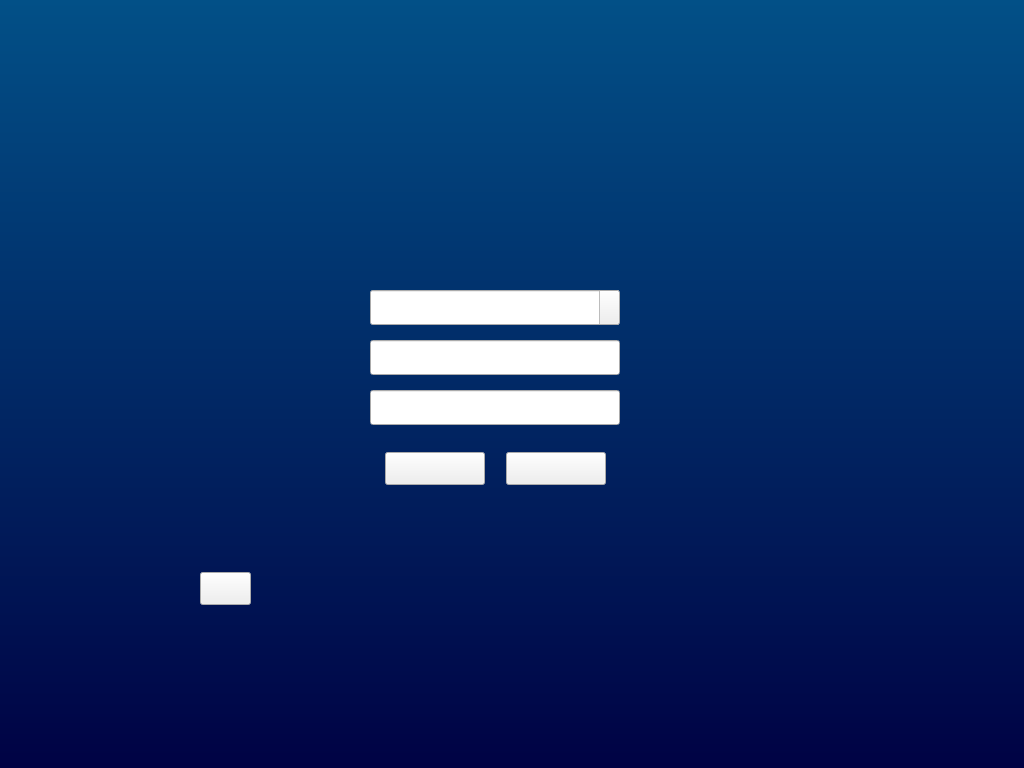
<?xml version="1.0" encoding="UTF-8"?>
<ui version="4.0">
 <class>MainWindow</class>
 <widget class="QMainWindow" name="MainWindow">
  <property name="geometry">
   <rect>
    <x>0</x>
    <y>0</y>
    <width>1024</width>
    <height>768</height>
   </rect>
  </property>
  <property name="cursor">
   <cursorShape>ArrowCursor</cursorShape>
  </property>
  <property name="mouseTracking">
   <bool>false</bool>
  </property>
  <property name="focusPolicy">
   <enum>Qt::StrongFocus</enum>
  </property>
  <property name="contextMenuPolicy">
   <enum>Qt::NoContextMenu</enum>
  </property>
  <property name="windowTitle">
   <string>RDP connection</string>
  </property>
  <property name="styleSheet">
   <string notr="true"/>
  </property>
  <property name="animated">
   <bool>true</bool>
  </property>
  <widget class="QWidget" name="centralWidget">
   <property name="styleSheet">
    <string notr="true">#centralWidget{background-color: qlineargradient(spread:pad, x1:1, y1:1, x2:1, y2:0, stop:0 rgba(0,2, 68, 255), stop:1 rgba(2, 80, 135, 255));}</string>
   </property>
   <widget class="QLabel" name="label_8">
    <property name="geometry">
     <rect>
      <x>650</x>
      <y>460</y>
      <width>141</width>
      <height>17</height>
     </rect>
    </property>
    <property name="font">
     <font>
      <family>Bitstream Charter</family>
      <pointsize>10</pointsize>
      <weight>50</weight>
      <italic>false</italic>
      <bold>false</bold>
     </font>
    </property>
    <property name="styleSheet">
     <string notr="true">color: rgb(222, 222, 222);</string>
    </property>
    <property name="text">
     <string/>
    </property>
   </widget>
   <widget class="QPushButton" name="commandLinkButton">
    <property name="geometry">
     <rect>
      <x>385</x>
      <y>452</y>
      <width>100</width>
      <height>33</height>
     </rect>
    </property>
    <property name="contextMenuPolicy">
     <enum>Qt::NoContextMenu</enum>
    </property>
    <property name="styleSheet">
     <string notr="true">border-image: url(:/images/images/bgButton.png);
color: rgb(222, 222, 222);</string>
    </property>
    <property name="text">
     <string/>
    </property>
   </widget>
   <widget class="QComboBox" name="targetcomboBox">
    <property name="geometry">
     <rect>
      <x>370</x>
      <y>290</y>
      <width>250</width>
      <height>35</height>
     </rect>
    </property>
    <property name="font">
     <font>
      <family>Agency FB</family>
      <pointsize>16</pointsize>
     </font>
    </property>
    <property name="contextMenuPolicy">
     <enum>Qt::NoContextMenu</enum>
    </property>
    <property name="styleSheet">
     <string notr="true">QComboBox{
	selection-background-color: rgb(179, 45, 60);
	border-image: url(:/images/images/bgLineEdit.png);
	border-right-color: rgb(0, 85, 0);
	border-bottom-color: rgb(0, 0, 255);
	border-left-color: rgb(255, 0, 255);
	border-top-color: rgb(0, 255, 0);
}
QComboBox::down-arrow{
	border-image: url(:/images/images/combox_downarrow_ymcolor.png);
}
QComboBox::drop-down{
    border-left-style: solid; /* just a single line */
   	width: 20px;
	height:38px; 

}</string>
    </property>
    <property name="editable">
     <bool>true</bool>
    </property>
    <property name="maxCount">
     <number>10</number>
    </property>
   </widget>
   <widget class="QLineEdit" name="password">
    <property name="geometry">
     <rect>
      <x>370</x>
      <y>390</y>
      <width>250</width>
      <height>35</height>
     </rect>
    </property>
    <property name="font">
     <font>
      <pointsize>16</pointsize>
      <weight>50</weight>
      <italic>false</italic>
      <bold>false</bold>
     </font>
    </property>
    <property name="contextMenuPolicy">
     <enum>Qt::NoContextMenu</enum>
    </property>
    <property name="toolTip">
     <string>Password</string>
    </property>
    <property name="styleSheet">
     <string notr="true">border-image: url(:/images/images/bgLineEdit.png);</string>
    </property>
    <property name="echoMode">
     <enum>QLineEdit::Password</enum>
    </property>
   </widget>
   <widget class="QPushButton" name="configure">
    <property name="geometry">
     <rect>
      <x>506</x>
      <y>452</y>
      <width>100</width>
      <height>33</height>
     </rect>
    </property>
    <property name="contextMenuPolicy">
     <enum>Qt::NoContextMenu</enum>
    </property>
    <property name="styleSheet">
     <string notr="true">border-image: url(:/images/images/bgButton.png);
color: rgb(222, 222, 222);</string>
    </property>
    <property name="text">
     <string/>
    </property>
   </widget>
   <widget class="QLineEdit" name="username">
    <property name="geometry">
     <rect>
      <x>370</x>
      <y>340</y>
      <width>250</width>
      <height>35</height>
     </rect>
    </property>
    <property name="font">
     <font>
      <pointsize>16</pointsize>
      <weight>50</weight>
      <italic>false</italic>
      <bold>false</bold>
     </font>
    </property>
    <property name="contextMenuPolicy">
     <enum>Qt::NoContextMenu</enum>
    </property>
    <property name="toolTip">
     <string>Username</string>
    </property>
    <property name="styleSheet">
     <string notr="true">border-image: url(:/images/images/bgLineEdit.png);</string>
    </property>
   </widget>
   <widget class="QPushButton" name="sysinfo">
    <property name="geometry">
     <rect>
      <x>200</x>
      <y>572</y>
      <width>51</width>
      <height>33</height>
     </rect>
    </property>
    <property name="contextMenuPolicy">
     <enum>Qt::NoContextMenu</enum>
    </property>
    <property name="styleSheet">
     <string notr="true">/*border-image: url(:/images/images/bgButton.png);*/
color: rgb(222, 222, 222);
border-image: url(:/images/images/systeminfo..png);
</string>
    </property>
    <property name="text">
     <string/>
    </property>
   </widget>
  </widget>
  <action name="actionSettings">
   <property name="icon">
    <iconset resource="icon.qrc">
     <normaloff>:/icon/icon/settings.png</normaloff>:/icon/icon/settings.png</iconset>
   </property>
   <property name="text">
    <string>General Settings</string>
   </property>
  </action>
  <action name="actionAdvance_Settings">
   <property name="icon">
    <iconset resource="icon.qrc">
     <normaloff>:/icon/icon/system_lock.png</normaloff>:/icon/icon/system_lock.png</iconset>
   </property>
   <property name="text">
    <string>Administrative Settings</string>
   </property>
   <property name="toolTip">
    <string>Administrative Settings</string>
   </property>
  </action>
  <action name="actionTools">
   <property name="icon">
    <iconset resource="icon.qrc">
     <normaloff>:/icon/icon/wrench.png</normaloff>:/icon/icon/wrench.png</iconset>
   </property>
   <property name="text">
    <string>Tools</string>
   </property>
   <property name="toolTip">
    <string>Tools</string>
   </property>
  </action>
  <action name="actionSystem_Information">
   <property name="icon">
    <iconset resource="icon.qrc">
     <normaloff>:/icon/icon/Info.png</normaloff>:/icon/icon/Info.png</iconset>
   </property>
   <property name="text">
    <string>System Information</string>
   </property>
  </action>
  <action name="actionShut_down">
   <property name="icon">
    <iconset resource="icon.qrc">
     <normaloff>:/icon/icon/reboot3.png</normaloff>:/icon/icon/reboot3.png</iconset>
   </property>
   <property name="text">
    <string>Shut down</string>
   </property>
  </action>
 </widget>
 <layoutdefault spacing="6" margin="11"/>
 <tabstops>
  <tabstop>targetcomboBox</tabstop>
  <tabstop>username</tabstop>
  <tabstop>password</tabstop>
  <tabstop>commandLinkButton</tabstop>
  <tabstop>configure</tabstop>
 </tabstops>
 <resources>
  <include location="icon.qrc"/>
 </resources>
 <connections/>
 <slots>
  <slot>ConnectToServer()</slot>
  <slot>on_Settings()</slot>
 </slots>
</ui>
